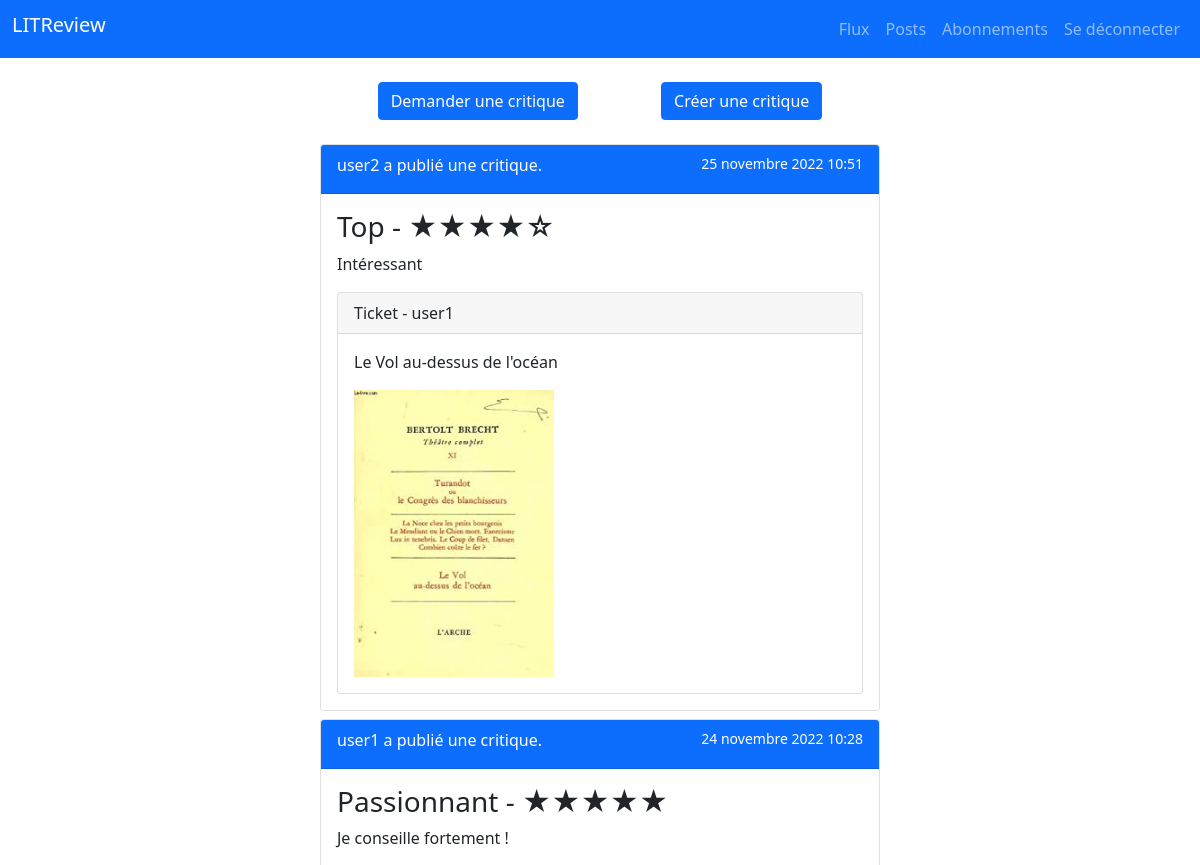
The page /home/ (signed in, upper part) on the database as committed earlier.
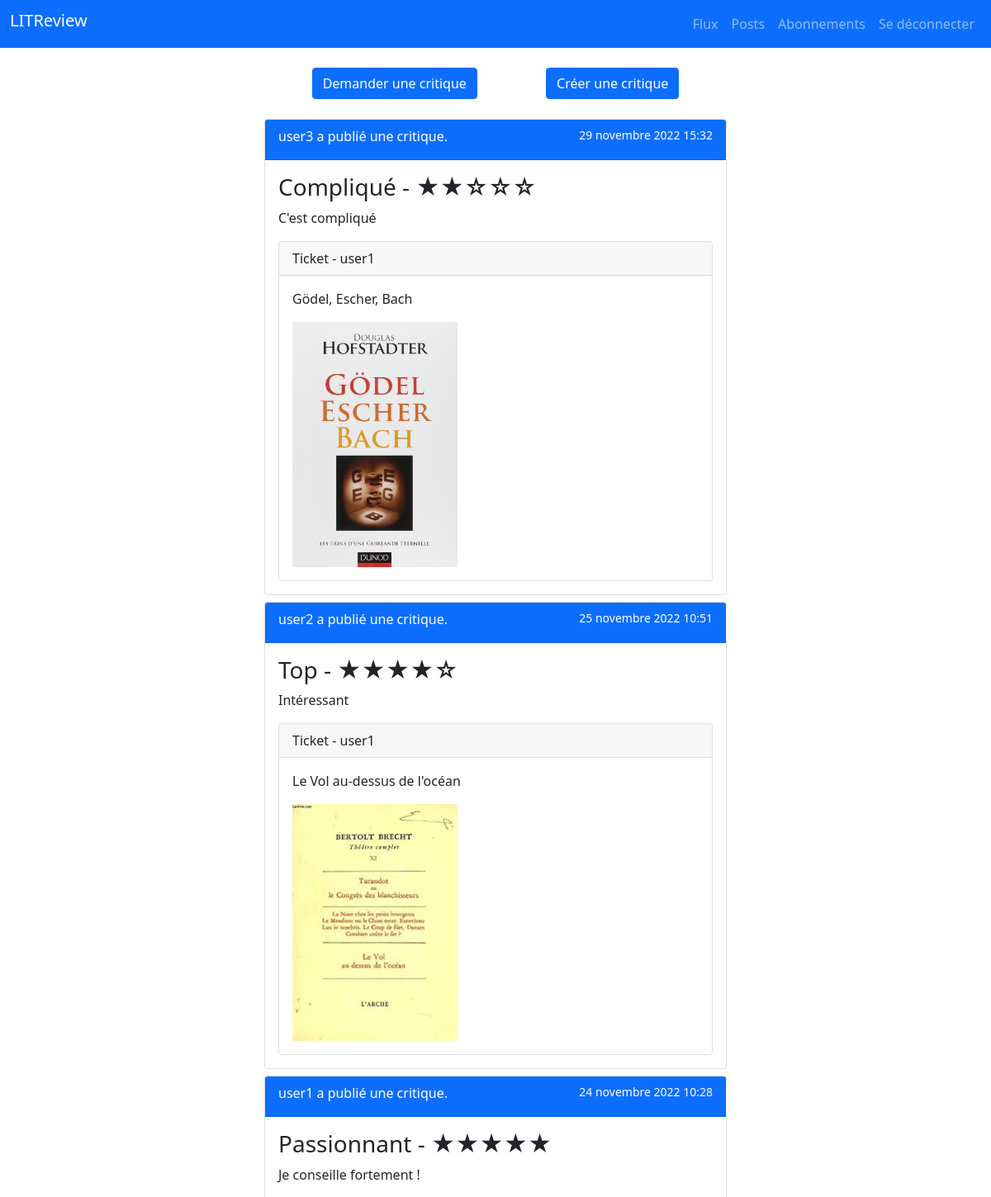
The same page on the database as committed later.
### review/models.py (models this page shows)
class Review(models.Model):
    ticket = models.ForeignKey(to=Ticket, on_delete=models.CASCADE)
    rating = models.PositiveSmallIntegerField(
        validators=[MinValueValidator(0), MaxValueValidator(5)], verbose_name='Note')
    headline = models.CharField(max_length=128, verbose_name='Titre')
    body = models.TextField(max_length=8192, blank=True, verbose_name='Commentaire')
    user = models.ForeignKey(
        to=settings.AUTH_USER_MODEL, on_delete=models.CASCADE)
    time_created = models.DateTimeField(auto_now_add=True)

class Ticket(models.Model):
    title = models.CharField(max_length=128, verbose_name='Titre')
    description = models.TextField(max_length=2048, blank=True)
    user = models.ForeignKey(to=settings.AUTH_USER_MODEL,
                             on_delete=models.CASCADE)
    image = models.ImageField(null=True, blank=True)
    time_created = models.DateTimeField(auto_now_add=True)

### authentication/models.py (models this page shows)
class User(AbstractUser):
    pass

### review/views.py (the view)
# urls.py: 2. Add a URL to urlpatterns:  path('', views.home, name='home')
@login_required
def home(request):
    user_follows = models.UserFollows.objects.filter(user=request.user).values('followed_user')
    tickets = models.Ticket.objects.filter(
        Q(user__in=user_follows) | Q(user=request.user)
    )
    reviews = models.Review.objects.filter(
        Q(user__in=user_follows) | Q(user=request.user)
    )
    tickets_and_reviews = sorted(
        chain(tickets, reviews),
        key=lambda instance: instance.time_created,
        reverse=True
    )
    context = {
        'tickets_and_reviews': tickets_and_reviews,
    }
    return render(request, 'review/home.html',
                  context)

### review/templatetags/review_extras.py (called while the page is built)
@register.filter
def model_type(value):
    return type(value).__name__

@register.filter
def show_rating(rating):
    stars = ''
    for i in range(rating):
        stars += '★'
    for i in range(5 - rating):
        stars += '☆'
    return stars

### review/templates/review/home.html (shortened to what this page needs)
{% extends 'base.html' %}
{% load review_extras %}
{% block content %}
    <div class="d-flex justify-content-around m-4">
        <a href="{% url 'ticket-create' %}" class="btn btn-primary">Demander une critique</a>
        <a href="{% url 'ticket-and-review-create' %}" class="btn btn-primary">Créer une critique</a>
    </div>
    {% for instance in tickets_and_reviews %}
        {% if instance|model_type == 'Review' %}
            {% include 'review/partials/review_snippet.html' with review=instance %}
        {% endif %}
    {% endfor %}
{% endblock %}

### review/templates/review/partials/review_snippet.html (shortened to what this page needs)
{% load review_extras %}
<div class="card m-2">
    <div class="card-header bg-primary text-white d-flex justify-content-between">
        <span class="card-title">{{ review.user }} a publié une critique.</span>
        <small>{{ review.time_created }}</small>
    </div>
    <div class="card-body">
    <h3>{{ review.headline }} - {{ review.rating|show_rating }}</h3>
    <p>{{ review.body }}</p>
    <div class="card">
        <p class="card-header">Ticket - {{ review.ticket.user }}</p>
        <div class="card-body">
        <p>{{ review.ticket.title }}</p>
        <img src="{{ review.ticket.image.url }}" style="max-width: 200px;">
        </div>
    </div>
    </div>
</div>

Rows that differ between the two databases and show on the page:
added Review: user "user3", time_created "29 novembre 2022 15:32", headline "Compliqué", rating|show_rating "★★☆☆☆", body "C'est compliqué", ticket.user "user1", ticket "Gödel, Escher, Bach", ticket.image (picture)
